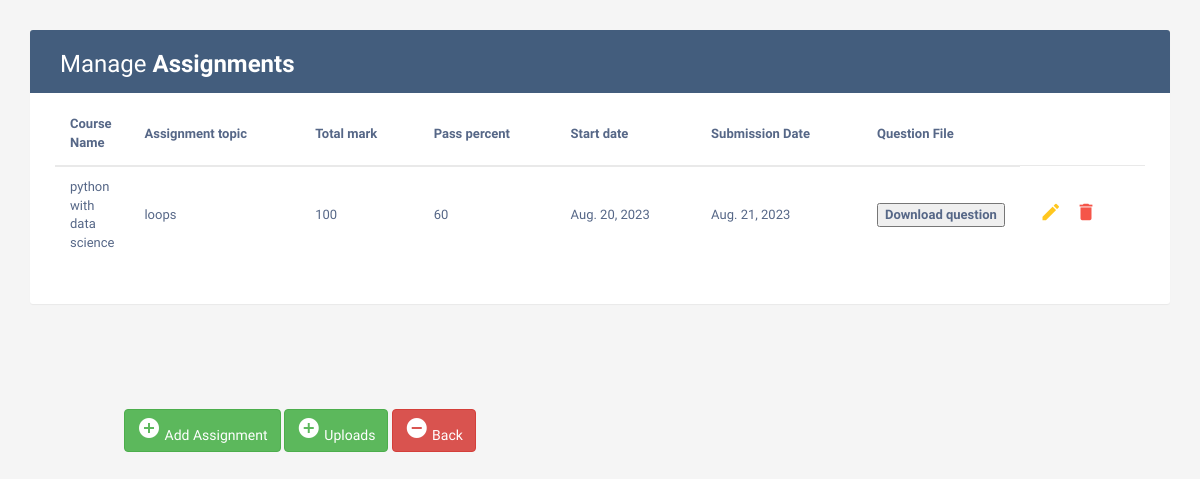
Screenshot of /assignment (signed in) with the database file from the repository.
### learn/models.py (models this page shows, shortened)
class Assignment(models.Model):
    assignment_topic = models.CharField(max_length=200, null=True)
    assignment_upload = models.FileField(null=True)
    total_marks = models.CharField(max_length=200, null=True)
    pass_percent = models.CharField(max_length=200, null=True)
    start_date = models.DateField(null=True)
    submission_date = models.DateField(null=True)
    teacher_reg = models.ForeignKey(Registration, on_delete=models.SET_NULL, null=True, related_name='assignment_tea_reg')
    assign_course = models.ForeignKey(Course, on_delete=models.CASCADE, null=True,related_name='assignment_to_course')

class Course(models.Model):
    Course_title = models.CharField(max_length=200, null=True)
    Course_brief = models.TextField(null=True)
    Course_duration = models.IntegerField(null=True)
    Course_fee = models.FloatField(null=True)
    Language = models.CharField(max_length=200, null=True)
    cou_cat = models.ForeignKey(Category, on_delete=models.CASCADE, null=True,related_name = 'Course_to_category')
    cou_reg = models.ForeignKey(Registration, on_delete=models.SET_NULL, null=True, related_name = 'Course_to_registration')

### learn/views.py (the view)
# urls.py: path('assignment', learn.views.assignment, name='assignment'),
def assignment(request):
    kk = Registration.objects.get(id=request.session['logg'])
    mbm = Assignment.objects.filter(teacher_reg = kk)
    return render(request,'assignment.html',{'mbm':mbm})

### Template/assignment.html (shortened to what this page needs)
<!DOCTYPE html>
<html lang="en">
<head>
<link rel="stylesheet" href="https://maxcdn.bootstrapcdn.com/font-awesome/4.7.0/css/font-awesome.min.css">
<link rel="stylesheet" href="https://maxcdn.bootstrapcdn.com/bootstrap/3.3.7/css/bootstrap.min.css">
  <body>
    <div class="container">
        <div class="table-wrapper">
            <div class="table-title">
                {% if mbm %}
                <div class="row">
                    <div class="col-sm-6">
						<h2>Manage <b>Assignments</b></h2>
					</div>
                </div>
            </div>
            <table class="table table-striped table-hover">
                <thead>
                    <tr>
                        <th>
                            Course Name
                        </th>
						 <th>
                           Assignment topic
                        </th>
                        <th>
                           Total mark
                        </th>
                         <th>
                           Pass percent
                        </th>
                        <th>
                            Start date
                        </th>
                         <th>
                             Submission Date
                         </th>
                        <th>
                           Question File
                        </th>
                      </tr>
                    </thead>
                <tbody>
                    <tr>
						{% for k in mbm %}
                      <tr>
                        <td>
                            {{k.assign_course.Course_title}}
                        </td>
                        <td>
                             {{k.assignment_topic}}
                        </td>
                          <td>
                              {{k.total_marks}}
                          </td>
                         <td>
                              {{k.pass_percent}}
                          </td>
                          <td>
                              {{k.start_date}}
                          </td>
                          <td>
                              {{k.submission_date}}
                          </td>
                        <td>
                            {% if k.assignment_upload %}
                            <a href="{{k.assignment_upload.url}}" download="">
                                <input type="button" id="btn" value="Download question"/>
                            </a>
                            {% else %}
                                No file
                            {% endif %}
                        </td>
                        <td>
                           <a href="{% url 'edit_assignment' k.id %}" class="edit" data-toggle="modal"><i class="material-icons" data-toggle="tooltip" title="Edit">&#xE254;</i></a>
                            <a href="{% url 'delete_assignment' k.id %}" class="delete" data-toggle="modal"><i class="material-icons" data-toggle="tooltip" title="Delete">&#xE872;</i></a>
                        </td>
                      </tr>
                    {% endfor %}
                    </tbody>
                  </table>
               </div>
            </div>
         {% else %}
         <h1 align="center" style="color:white">No Assignment added</h1>
         {% endif %}
    <br><br>
    <div class="col-sm-6" align="center"><br><br>
						<a href="{% url 'add_assignment' %}" class="btn btn-success" data-toggle="modal"> <i class="material-icons">&#xE147;</i> <span>Add Assignment</span> </a>
                        <a href="{% url 'upload_assi_tea' %}" class="btn btn-success" data-toggle="modal"> <i class="material-icons">&#xE147;</i> <span>Uploads</span> </a>
						<a href="{% url 'teacher_home' %}" class="btn btn-danger" data-toggle="modal"> <i class="material-icons">&#xE15C;</i> <span>Back</span> </a>
					</div>
</body>
</html>

### Template/assignment.html (style rules this page uses)
body { color: #566787; background: #f5f5f5; font-family: 'Varela Round', sans-serif; font-size: 13px; }
.table-wrapper { background: #fff; padding: 20px 25px; margin: 30px 0; border-radius: 3px; box-shadow: 0 1px 1px rgba(0,0,0,.05); }
.table-title { padding-bottom: 15px; background: #435d7d; color: #fff; padding: 16px 30px; margin: -20px -25px 10px; border-radius: 3px 3px 0 0; }
.table-title h2 { margin: 5px 0 0; font-size: 24px; }
table.table tr th, table.table tr td { border-color: #e9e9e9; padding: 12px 15px; vertical-align: middle; }
table.table tr th:first-child { width: 60px; }
table.table tr th:last-child { width: 100px; }
table.table-striped tbody tr:nth-of-type(odd) { background-color: #fcfcfc; }
table.table td:last-child i { opacity: 0.9; font-size: 22px; margin: 0 5px; }
table.table td a { font-weight: bold; color: #566787; display: inline-block; text-decoration: none; outline: none !important; }
table.table td a.edit { color: #FFC107; }
table.table td a.delete { color: #F44336; }
table.table td i { font-size: 19px; }

### rows the page displays
Assignment: assign_course.Course_title "python with data science", assignment_topic "loops", total_marks "100", pass_percent "60", start_date "Aug. 20, 2023", submission_date "Aug. 21, 2023"
